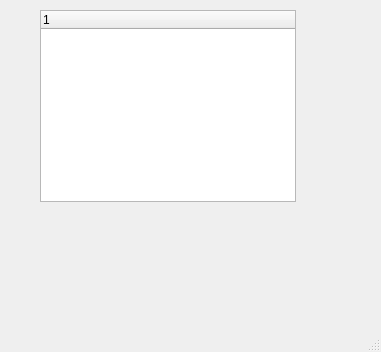
<?xml version="1.0" encoding="UTF-8"?>
<ui version="4.0">
 <class>MainWindow</class>
 <widget class="QMainWindow" name="MainWindow">
  <property name="geometry">
   <rect>
    <x>0</x>
    <y>0</y>
    <width>381</width>
    <height>352</height>
   </rect>
  </property>
  <property name="windowTitle">
   <string>MainWindow</string>
  </property>
  <widget class="QWidget" name="centralwidget">
   <widget class="QTreeWidget" name="treeWidget">
    <property name="geometry">
     <rect>
      <x>40</x>
      <y>10</y>
      <width>256</width>
      <height>192</height>
     </rect>
    </property>
    <column>
     <property name="text">
      <string notr="true">1</string>
     </property>
    </column>
   </widget>
  </widget>
  <widget class="QMenuBar" name="menubar">
   <property name="geometry">
    <rect>
     <x>0</x>
     <y>0</y>
     <width>381</width>
     <height>17</height>
    </rect>
   </property>
  </widget>
  <widget class="QStatusBar" name="statusbar"/>
 </widget>
 <resources/>
 <connections/>
</ui>
